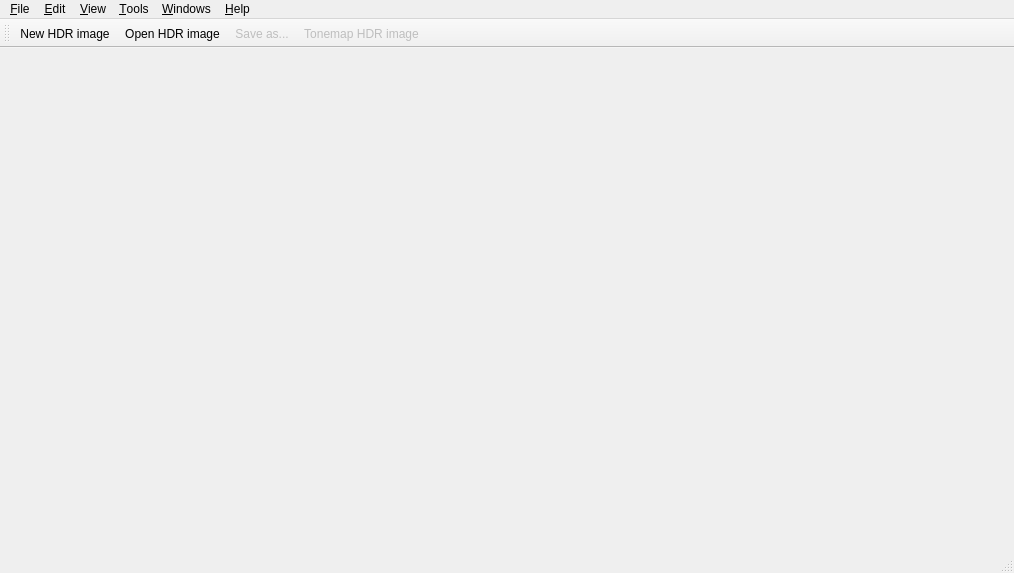
<?xml version="1.0" encoding="UTF-8"?>
<ui version="4.0">
 <class>MainWindow</class>
 <widget class="QMainWindow" name="MainWindow">
  <property name="geometry">
   <rect>
    <x>0</x>
    <y>0</y>
    <width>1014</width>
    <height>573</height>
   </rect>
  </property>
  <property name="windowTitle">
   <string>Luminance HDR</string>
  </property>
  <property name="windowIcon">
   <iconset>
    <normaloff>:/new/prefix1/images/luminance.png</normaloff>:/new/prefix1/images/luminance.png</iconset>
  </property>
  <property name="toolButtonStyle">
   <enum>Qt::ToolButtonTextUnderIcon</enum>
  </property>
  <property name="unifiedTitleAndToolBarOnMac">
   <bool>true</bool>
  </property>
  <widget class="QWidget" name="centralwidget"/>
  <widget class="QMenuBar" name="menubar">
   <property name="geometry">
    <rect>
     <x>0</x>
     <y>0</y>
     <width>1014</width>
     <height>22</height>
    </rect>
   </property>
   <widget class="QMenu" name="menuSettings">
    <property name="title">
     <string>&amp;Tools</string>
    </property>
    <addaction name="Transplant_Exif_Data_action"/>
    <addaction name="separator"/>
    <addaction name="actionBatch_Tone_Mapping"/>
    <addaction name="OptionsAction"/>
   </widget>
   <widget class="QMenu" name="menuHelp">
    <property name="title">
     <string>&amp;Help</string>
    </property>
    <addaction name="documentationAction"/>
    <addaction name="actionWhat_s_This"/>
    <addaction name="separator"/>
    <addaction name="actionDonate"/>
    <addaction name="actionAbout_Luminance"/>
    <addaction name="actionAbout_Qt"/>
   </widget>
   <widget class="QMenu" name="menuWindows">
    <property name="title">
     <string>&amp;Windows</string>
    </property>
   </widget>
   <widget class="QMenu" name="menuView">
    <property name="title">
     <string>&amp;View</string>
    </property>
    <widget class="QMenu" name="menuHDR_Histogram">
     <property name="enabled">
      <bool>false</bool>
     </property>
     <property name="title">
      <string>HDR &amp;Histogram</string>
     </property>
     <addaction name="Fit_to_dynamic_range"/>
     <addaction name="Low_dynamic_range"/>
     <addaction name="Shrink_dynamic_range"/>
     <addaction name="Extend_dynamic_range"/>
     <addaction name="Decrease_exposure"/>
     <addaction name="Increase_exposure"/>
    </widget>
    <widget class="QMenu" name="menuToolbars">
     <property name="title">
      <string>&amp;Toolbars</string>
     </property>
     <addaction name="actionIcons_Only"/>
     <addaction name="actionText_Under_Icons"/>
     <addaction name="actionText_Alongside_Icons"/>
     <addaction name="actionText_Only"/>
     <addaction name="separator"/>
    </widget>
    <addaction name="fitToWindowAct"/>
    <addaction name="normalSizeAct"/>
    <addaction name="zoomInAct"/>
    <addaction name="zoomOutAct"/>
    <addaction name="menuHDR_Histogram"/>
    <addaction name="separator"/>
    <addaction name="menuToolbars"/>
   </widget>
   <widget class="QMenu" name="menuFile">
    <property name="title">
     <string>&amp;File</string>
    </property>
    <addaction name="fileNewAction"/>
    <addaction name="fileOpenAction"/>
    <addaction name="fileSaveAsAction"/>
    <addaction name="actionSave_Hdr_Preview"/>
    <addaction name="separator"/>
    <addaction name="fileExitAction"/>
   </widget>
   <widget class="QMenu" name="menuEdit">
    <property name="title">
     <string>&amp;Edit</string>
    </property>
    <addaction name="rotateccw"/>
    <addaction name="rotatecw"/>
    <addaction name="separator"/>
    <addaction name="action_Projective_Transformation"/>
    <addaction name="actionResizeHDR"/>
    <addaction name="separator"/>
    <addaction name="cropToSelectionAction"/>
    <addaction name="removeSelectionAction"/>
    <addaction name="TonemapAction"/>
   </widget>
   <addaction name="menuFile"/>
   <addaction name="menuEdit"/>
   <addaction name="menuView"/>
   <addaction name="menuSettings"/>
   <addaction name="menuWindows"/>
   <addaction name="menuHelp"/>
  </widget>
  <widget class="QStatusBar" name="statusbar"/>
  <widget class="QToolBar" name="toolBar">
   <property name="windowTitle">
    <string>Show Main Toolbar</string>
   </property>
   <property name="orientation">
    <enum>Qt::Horizontal</enum>
   </property>
   <property name="toolButtonStyle">
    <enum>Qt::ToolButtonTextUnderIcon</enum>
   </property>
   <attribute name="toolBarArea">
    <enum>TopToolBarArea</enum>
   </attribute>
   <attribute name="toolBarBreak">
    <bool>false</bool>
   </attribute>
   <addaction name="fileNewAction"/>
   <addaction name="fileOpenAction"/>
   <addaction name="fileSaveAsAction"/>
   <addaction name="TonemapAction"/>
  </widget>
  <action name="fileNewAction">
   <property name="icon">
    <iconset resource="../icons.qrc">
     <normaloff>:/new/prefix1/images/newfile.png</normaloff>:/new/prefix1/images/newfile.png</iconset>
   </property>
   <property name="text">
    <string>&amp;New HDR image...</string>
   </property>
   <property name="iconText">
    <string>New HDR image</string>
   </property>
   <property name="toolTip">
    <string>Create a new HDR image from a set of LDR or Raw images</string>
   </property>
   <property name="statusTip">
    <string>Create a new HDR image from a set of LDR or Raw images</string>
   </property>
   <property name="whatsThis">
    <string>Create a new HDR image from a set of JPEG, Raw, or 8/16 bpc TIFF files</string>
   </property>
   <property name="shortcut">
    <string>Ctrl+N</string>
   </property>
  </action>
  <action name="fileOpenAction">
   <property name="icon">
    <iconset resource="../icons.qrc">
     <normaloff>:/new/prefix1/images/fileopen.png</normaloff>:/new/prefix1/images/fileopen.png</iconset>
   </property>
   <property name="text">
    <string>&amp;Open HDR image...</string>
   </property>
   <property name="iconText">
    <string>Open HDR image</string>
   </property>
   <property name="toolTip">
    <string>Load an existing HDR image file (OpenEXR, Radiance RGBE, PFS stream, RAW or TIFF)</string>
   </property>
   <property name="statusTip">
    <string>Load an existing HDR image file (OpenEXR, Radiance RGBE, PFS stream, RAW or TIFF)</string>
   </property>
   <property name="whatsThis">
    <string>Load an existing HDR image file (OpenEXR, Radiance RGBE, PFS stream, RAW or TIFF)</string>
   </property>
   <property name="shortcut">
    <string>Ctrl+O</string>
   </property>
  </action>
  <action name="fileSaveAsAction">
   <property name="enabled">
    <bool>false</bool>
   </property>
   <property name="icon">
    <iconset resource="../icons.qrc">
     <normaloff>:/new/prefix1/images/filesave.png</normaloff>:/new/prefix1/images/filesave.png</iconset>
   </property>
   <property name="text">
    <string>&amp;Save as...</string>
   </property>
   <property name="iconText">
    <string>Save as...</string>
   </property>
   <property name="toolTip">
    <string>Save image (HDR or LDR)</string>
   </property>
   <property name="statusTip">
    <string>Save image (HDR or LDR)</string>
   </property>
   <property name="whatsThis">
    <string>Save image (HDR or LDR)</string>
   </property>
   <property name="shortcut">
    <string>Ctrl+S</string>
   </property>
  </action>
  <action name="TonemapAction">
   <property name="checkable">
    <bool>false</bool>
   </property>
   <property name="checked">
    <bool>false</bool>
   </property>
   <property name="enabled">
    <bool>false</bool>
   </property>
   <property name="icon">
    <iconset resource="../icons.qrc">
     <normaloff>:/new/prefix1/images/tonemap.png</normaloff>:/new/prefix1/images/tonemap.png</iconset>
   </property>
   <property name="text">
    <string>&amp;Tone Mapping...</string>
   </property>
   <property name="iconText">
    <string>Tonemap HDR image</string>
   </property>
   <property name="toolTip">
    <string>Convert the HDR image to a common LDR (i.e. JPEG or PNG) format</string>
   </property>
   <property name="statusTip">
    <string>Convert the HDR image to a common LDR (i.e. JPEG or PNG) format</string>
   </property>
   <property name="whatsThis">
    <string>Convert the HDR image to a common LDR (i.e. JPEG or PNG) format</string>
   </property>
   <property name="shortcut">
    <string>Ctrl+T</string>
   </property>
  </action>
  <action name="fileExitAction">
   <property name="icon">
    <iconset resource="../icons.qrc">
     <normaloff>:/new/prefix1/images/exit.png</normaloff>:/new/prefix1/images/exit.png</iconset>
   </property>
   <property name="text">
    <string>&amp;Quit</string>
   </property>
   <property name="toolTip">
    <string>Quit Luminance HDR</string>
   </property>
   <property name="statusTip">
    <string>Quit Luminance HDR</string>
   </property>
   <property name="whatsThis">
    <string>Exit</string>
   </property>
   <property name="shortcut">
    <string>Ctrl+Q</string>
   </property>
  </action>
  <action name="rotateccw">
   <property name="enabled">
    <bool>false</bool>
   </property>
   <property name="icon">
    <iconset resource="../icons.qrc">
     <normaloff>:/new/prefix1/images/rotate_left.png</normaloff>:/new/prefix1/images/rotate_left.png</iconset>
   </property>
   <property name="text">
    <string>Rotate c&amp;ounter-clockwise</string>
   </property>
   <property name="iconText">
    <string>Rotate counter-clockwise</string>
   </property>
   <property name="toolTip">
    <string>Rotate counter-clockwise the HDR image</string>
   </property>
   <property name="statusTip">
    <string>Rotate counter-clockwise the HDR image</string>
   </property>
   <property name="whatsThis">
    <string>Rotate counter-clockwise the HDR image</string>
   </property>
   <property name="shortcut">
    <string>&lt;</string>
   </property>
  </action>
  <action name="rotatecw">
   <property name="enabled">
    <bool>false</bool>
   </property>
   <property name="icon">
    <iconset resource="../icons.qrc">
     <normaloff>:/new/prefix1/images/rotate_right.png</normaloff>:/new/prefix1/images/rotate_right.png</iconset>
   </property>
   <property name="text">
    <string>Rotate c&amp;lockwise</string>
   </property>
   <property name="iconText">
    <string>Rotate clockwise</string>
   </property>
   <property name="toolTip">
    <string>Rotate clockwise the HDR image</string>
   </property>
   <property name="statusTip">
    <string>Rotate clockwise the HDR image</string>
   </property>
   <property name="whatsThis">
    <string>Rotate clockwise the HDR image</string>
   </property>
   <property name="shortcut">
    <string>&gt;</string>
   </property>
  </action>
  <action name="Low_dynamic_range">
   <property name="enabled">
    <bool>false</bool>
   </property>
   <property name="text">
    <string>Low Dynamic Range</string>
   </property>
   <property name="shortcut">
    <string>L</string>
   </property>
  </action>
  <action name="Fit_to_dynamic_range">
   <property name="enabled">
    <bool>false</bool>
   </property>
   <property name="text">
    <string>Fit to Dynamic Range</string>
   </property>
   <property name="toolTip">
    <string>Fit to dynamic range</string>
   </property>
   <property name="shortcut">
    <string>\</string>
   </property>
  </action>
  <action name="Shrink_dynamic_range">
   <property name="enabled">
    <bool>false</bool>
   </property>
   <property name="text">
    <string>Shrink Dynamic Range</string>
   </property>
   <property name="shortcut">
    <string>[</string>
   </property>
  </action>
  <action name="Extend_dynamic_range">
   <property name="enabled">
    <bool>false</bool>
   </property>
   <property name="text">
    <string>Extend Dynamic Range</string>
   </property>
   <property name="shortcut">
    <string>]</string>
   </property>
  </action>
  <action name="Decrease_exposure">
   <property name="enabled">
    <bool>false</bool>
   </property>
   <property name="text">
    <string>Decrease Exposure</string>
   </property>
   <property name="shortcut">
    <string>0</string>
   </property>
  </action>
  <action name="Increase_exposure">
   <property name="enabled">
    <bool>false</bool>
   </property>
   <property name="text">
    <string>&amp;Increase Exposure</string>
   </property>
   <property name="shortcut">
    <string>9</string>
   </property>
  </action>
  <action name="documentationAction">
   <property name="icon">
    <iconset resource="../icons.qrc">
     <normaloff>:/new/prefix1/images/help.png</normaloff>:/new/prefix1/images/help.png</iconset>
   </property>
   <property name="text">
    <string>&amp;Contents...</string>
   </property>
   <property name="iconText">
    <string>About...</string>
   </property>
   <property name="toolTip">
    <string>Open user manual for Luminance HDR</string>
   </property>
   <property name="statusTip">
    <string>Open user manual for Luminance HDR</string>
   </property>
   <property name="whatsThis">
    <string>Open user manual for Luminance HDR</string>
   </property>
   <property name="shortcut">
    <string>F1</string>
   </property>
  </action>
  <action name="normalSizeAct">
   <property name="enabled">
    <bool>false</bool>
   </property>
   <property name="icon">
    <iconset resource="../icons.qrc">
     <normaloff>:/new/prefix1/images/viewmag1.png</normaloff>:/new/prefix1/images/viewmag1.png</iconset>
   </property>
   <property name="text">
    <string>&amp;Normal Size</string>
   </property>
   <property name="iconText">
    <string>Normal size</string>
   </property>
   <property name="toolTip">
    <string>View HDR image at its normal size</string>
   </property>
   <property name="statusTip">
    <string>View HDR image at its normal size</string>
   </property>
   <property name="whatsThis">
    <string>View HDR image at its normal size</string>
   </property>
   <property name="shortcut">
    <string>O</string>
   </property>
  </action>
  <action name="zoomInAct">
   <property name="enabled">
    <bool>false</bool>
   </property>
   <property name="icon">
    <iconset resource="../icons.qrc">
     <normaloff>:/new/prefix1/images/viewmag_inc.png</normaloff>:/new/prefix1/images/viewmag_inc.png</iconset>
   </property>
   <property name="text">
    <string>Zoom &amp;In</string>
   </property>
   <property name="toolTip">
    <string>Zoom in</string>
   </property>
   <property name="statusTip">
    <string>Zoom in</string>
   </property>
   <property name="whatsThis">
    <string>Zoom in</string>
   </property>
   <property name="shortcut">
    <string>+</string>
   </property>
  </action>
  <action name="zoomOutAct">
   <property name="enabled">
    <bool>false</bool>
   </property>
   <property name="icon">
    <iconset resource="../icons.qrc">
     <normaloff>:/new/prefix1/images/viewmag_dec.png</normaloff>:/new/prefix1/images/viewmag_dec.png</iconset>
   </property>
   <property name="text">
    <string>Zoom &amp;Out</string>
   </property>
   <property name="toolTip">
    <string>Zoom out</string>
   </property>
   <property name="statusTip">
    <string>Zoom out</string>
   </property>
   <property name="whatsThis">
    <string>Zoom out</string>
   </property>
   <property name="shortcut">
    <string>-</string>
   </property>
  </action>
  <action name="fitToWindowAct">
   <property name="checkable">
    <bool>true</bool>
   </property>
   <property name="checked">
    <bool>true</bool>
   </property>
   <property name="enabled">
    <bool>false</bool>
   </property>
   <property name="icon">
    <iconset resource="../icons.qrc">
     <normaloff>:/new/prefix1/images/viewmagfit.png</normaloff>:/new/prefix1/images/viewmagfit.png</iconset>
   </property>
   <property name="text">
    <string>&amp;Fit in Window</string>
   </property>
   <property name="iconText">
    <string>Fit in Window</string>
   </property>
   <property name="toolTip">
    <string>Fit in Window</string>
   </property>
   <property name="statusTip">
    <string>Make the HDR image fit its window</string>
   </property>
   <property name="whatsThis">
    <string>Make the HDR image fit its window</string>
   </property>
   <property name="shortcut">
    <string>W</string>
   </property>
  </action>
  <action name="OptionsAction">
   <property name="icon">
    <iconset resource="../icons.qrc">
     <normaloff>:/new/prefix1/images/options.png</normaloff>:/new/prefix1/images/options.png</iconset>
   </property>
   <property name="text">
    <string>&amp;Preferences...</string>
   </property>
   <property name="iconText">
    <string>Luminance Options</string>
   </property>
   <property name="toolTip">
    <string>Set various options of Luminance</string>
   </property>
   <property name="statusTip">
    <string>Set various options of Luminance</string>
   </property>
   <property name="whatsThis">
    <string>Set various options of Luminance</string>
   </property>
   <property name="shortcut">
    <string>Ctrl+P</string>
   </property>
  </action>
  <action name="actionResizeHDR">
   <property name="enabled">
    <bool>false</bool>
   </property>
   <property name="icon">
    <iconset resource="../icons.qrc">
     <normaloff>:/new/prefix1/images/scale.png</normaloff>:/new/prefix1/images/scale.png</iconset>
   </property>
   <property name="text">
    <string>&amp;Resize...</string>
   </property>
   <property name="iconText">
    <string>Resize the HDR image</string>
   </property>
   <property name="toolTip">
    <string>Change size of the HDR image</string>
   </property>
   <property name="statusTip">
    <string>Change size of the HDR image</string>
   </property>
   <property name="whatsThis">
    <string>Change size of the HDR image</string>
   </property>
   <property name="shortcut">
    <string>Ctrl+R</string>
   </property>
  </action>
  <action name="Transplant_Exif_Data_action">
   <property name="icon">
    <iconset resource="../icons.qrc">
     <normaloff>:/new/prefix1/images/copyexif.png</normaloff>:/new/prefix1/images/copyexif.png</iconset>
   </property>
   <property name="text">
    <string>Copy &amp;Exif Data...</string>
   </property>
   <property name="iconText">
    <string>Copy Exif Data</string>
   </property>
   <property name="toolTip">
    <string>Copy Exif data between two sets of files</string>
   </property>
   <property name="statusTip">
    <string>Copy Exif data between two sets of files</string>
   </property>
   <property name="whatsThis">
    <string>Copy Exif data between two sets of files</string>
   </property>
   <property name="shortcut">
    <string>Ctrl+E</string>
   </property>
  </action>
  <action name="actionAlign_Images">
   <property name="enabled">
    <bool>false</bool>
   </property>
   <property name="text">
    <string>&amp;Align Images...</string>
   </property>
   <property name="toolTip">
    <string>WORK IN PROGRESS</string>
   </property>
   <property name="statusTip">
    <string>WORK IN PROGRESS</string>
   </property>
   <property name="whatsThis">
    <string>WORK IN PROGRESS</string>
   </property>
  </action>
  <action name="actionAbout_Qt">
   <property name="text">
    <string>&amp;About Qt</string>
   </property>
   <property name="toolTip">
    <string>Show information about Qt</string>
   </property>
   <property name="statusTip">
    <string>Show information about Qt library that is used by Luminance</string>
   </property>
   <property name="whatsThis">
    <string>Show information about Qt library that is used by Luminance</string>
   </property>
  </action>
  <action name="actionTile">
   <property name="text">
    <string>&amp;Tile</string>
   </property>
  </action>
  <action name="actionCascade">
   <property name="text">
    <string>&amp;Cascade</string>
   </property>
   <property name="iconText">
    <string>Cascade</string>
   </property>
   <property name="toolTip">
    <string>Cascade</string>
   </property>
  </action>
  <action name="actionToolbars">
   <property name="text">
    <string>Toolbars</string>
   </property>
  </action>
  <action name="actionText_Under_Icons">
   <property name="checkable">
    <bool>true</bool>
   </property>
   <property name="text">
    <string>Text &amp;under Icons</string>
   </property>
  </action>
  <action name="actionIcons_Only">
   <property name="checkable">
    <bool>true</bool>
   </property>
   <property name="text">
    <string>&amp;Icons Only</string>
   </property>
  </action>
  <action name="actionText_Only">
   <property name="checkable">
    <bool>true</bool>
   </property>
   <property name="text">
    <string>&amp;Text Only</string>
   </property>
  </action>
  <action name="actionText_Alongside_Icons">
   <property name="checkable">
    <bool>true</bool>
   </property>
   <property name="text">
    <string>Text &amp;Alongside Icons</string>
   </property>
  </action>
  <action name="actionBatch_Tone_Mapping">
   <property name="text">
    <string>&amp;Batch Tone Mapping...</string>
   </property>
   <property name="toolTip">
    <string>Convert multiple HDR images to LDR</string>
   </property>
   <property name="statusTip">
    <string>Convert multiple HDR images to LDR using existing settings files</string>
   </property>
   <property name="whatsThis">
    <string>Convert multiple HDR images to LDR using existing settings files</string>
   </property>
   <property name="shortcut">
    <string>Ctrl+B</string>
   </property>
  </action>
  <action name="actionWhat_s_This">
   <property name="icon">
    <iconset resource="../icons.qrc">
     <normaloff>:/new/prefix1/images/whatsthis.png</normaloff>:/new/prefix1/images/whatsthis.png</iconset>
   </property>
   <property name="text">
    <string>&amp;What's This?</string>
   </property>
   <property name="toolTip">
    <string>Get verbose information about user interface elements</string>
   </property>
   <property name="statusTip">
    <string>Get verbose information about user interface elements</string>
   </property>
   <property name="whatsThis">
    <string/>
   </property>
   <property name="shortcut">
    <string>Shift+F1</string>
   </property>
  </action>
  <action name="actionAbout_Luminance">
   <property name="text">
    <string>About &amp;Luminance HDR</string>
   </property>
   <property name="toolTip">
    <string>Show information about Luminance HDR</string>
   </property>
   <property name="statusTip">
    <string>Show information about Luminance HDR, its authors and contributors</string>
   </property>
   <property name="whatsThis">
    <string>Show information about Luminance HDR, its authors and contributors</string>
   </property>
  </action>
  <action name="actionSave_Hdr_Preview">
   <property name="enabled">
    <bool>false</bool>
   </property>
   <property name="text">
    <string>Save HDR image &amp;preview...</string>
   </property>
   <property name="toolTip">
    <string>Save the current HDR Preview to an LDR file</string>
   </property>
   <property name="statusTip">
    <string>Save the current HDR Preview to an LDR file</string>
   </property>
   <property name="whatsThis">
    <string>Save the current HDR Preview to an LDR file</string>
   </property>
  </action>
  <action name="action_Projective_Transformation">
   <property name="enabled">
    <bool>false</bool>
   </property>
   <property name="text">
    <string>&amp;Projective Transformation...</string>
   </property>
   <property name="toolTip">
    <string>Apply projective transformation to the current HDR image</string>
   </property>
   <property name="statusTip">
    <string>Apply projective transformation to the current HDR image</string>
   </property>
   <property name="whatsThis">
    <string>Apply projective transformation to the current HDR image</string>
   </property>
  </action>
  <action name="cropToSelectionAction">
   <property name="icon">
    <iconset resource="../icons.qrc">
     <normaloff>:/new/prefix1/images/crop.png</normaloff>:/new/prefix1/images/crop.png</iconset>
   </property>
   <property name="text">
    <string>&amp;Crop to Selection</string>
   </property>
   <property name="iconText">
    <string>Crop to Selection</string>
   </property>
   <property name="toolTip">
    <string>Crop the image to selection rectangle</string>
   </property>
   <property name="statusTip">
    <string>Crop the image to selection rectangle</string>
   </property>
   <property name="whatsThis">
    <string>Click and drag inside image area to create a selection, then use this button to crop to a new HDR image</string>
   </property>
  </action>
  <action name="removeSelectionAction">
   <property name="enabled">
    <bool>false</bool>
   </property>
   <property name="text">
    <string>Remove &amp;Selection</string>
   </property>
   <property name="toolTip">
    <string>Remove selection rectangle</string>
   </property>
   <property name="statusTip">
    <string>Remove selection rectangle from image area</string>
   </property>
   <property name="whatsThis">
    <string>Remove selection rectangle from image area</string>
   </property>
  </action>
  <action name="actionDonate">
   <property name="text">
    <string>Make a &amp;Donation</string>
   </property>
   <property name="shortcut">
    <string>Ctrl+D</string>
   </property>
  </action>
 </widget>
 <resources>
  <include location="../icons.qrc"/>
 </resources>
 <connections/>
</ui>
